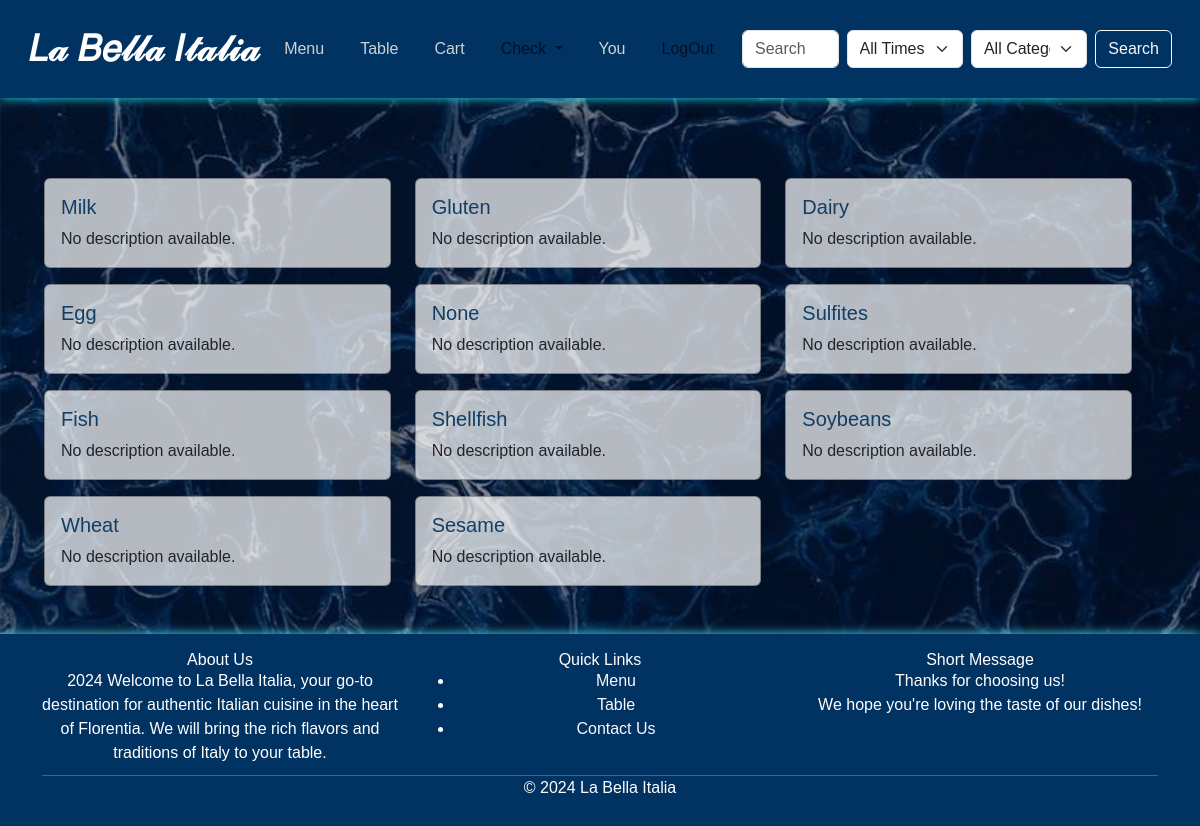
The app's page /allergies/ (signed in) with its own data.
### project/models.py (models this page shows, shortened)
class Allergies(models.Model):
    name = models.CharField(max_length=50, unique=True)
    description = models.TextField(blank=True)

### project/views.py (the view)
# urls.py: path('allergies/', views.AllergiesListView.as_view(), name='allergies-list'),
class AllergiesListView(LoginRequiredMixin, ListView):
    model = Allergies
    template_name = 'allergies/allergies_list.html'
    context_object_name = 'allergies'

### templates/allergies/allergies_list.html (shortened to what this page needs)
{% extends 'base.html' %}
{% load custom_filters %}
{% load static %}
{% block content %}
    <div class="container mt-5">
        <div class='row text-left poll-container'>
            {% include "allergies/list.html" %}
        </div>
    </div>
{% endblock %}

### templates/allergies/list.html (shortened to what this page needs)
<div class="row">
    {% for allergy in allergies %}
        <div class="col-md-4 mb-3">
            <div class="card">
                <div class="card-body">
                    <h5 class="card-title" style="color: #123E65;">{{ allergy.name }}</h5>
                    <p class="card-text">{{ allergy.description|default:"No description available." }}</p>
                </div>
            </div>
        </div>
    {% empty %}
        <div class="col-md-12">
            <div class="alert alert-warning" role="alert">
                No allergy options available.
            </div>
        </div>
    {% endfor %}
</div>

### records on screen
Allergies: name "Milk", description "No description available."
Allergies: name "Gluten", description "No description available."
Allergies: name "Dairy", description "No description available."
Allergies: name "Egg", description "No description available."
Allergies: name "None", description "No description available."
Allergies: name "Sulfites", description "No description available."
Allergies: name "Fish", description "No description available."
Allergies: name "Shellfish", description "No description available."
Allergies: name "Soybeans", description "No description available."
Allergies: name "Wheat", description "No description available."
Allergies: name "Sesame", description "No description available."
